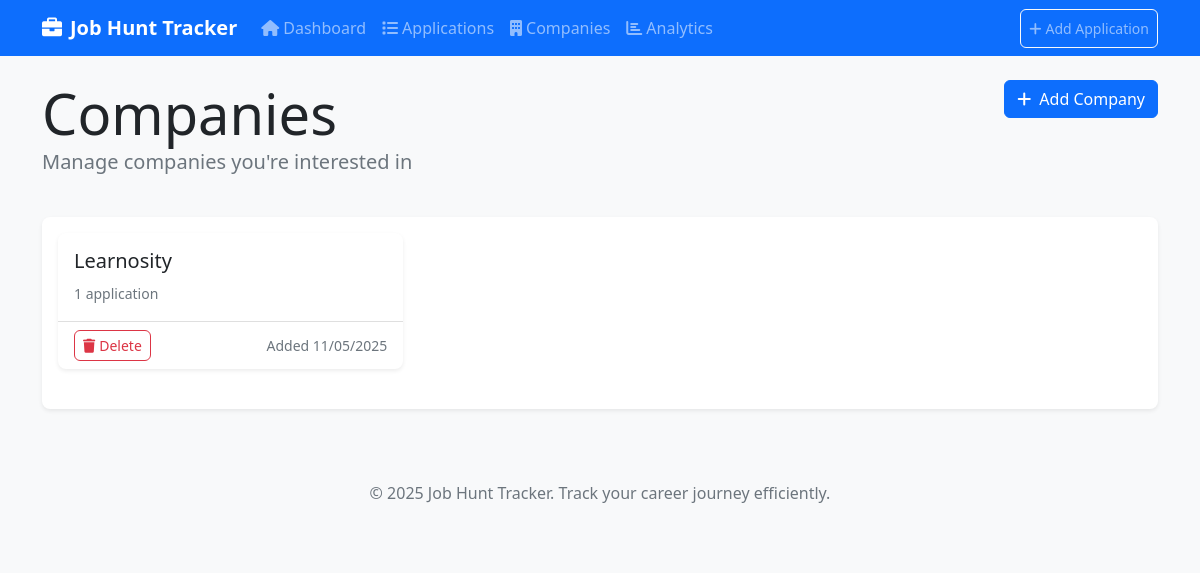
Before: /companies with the older database file.
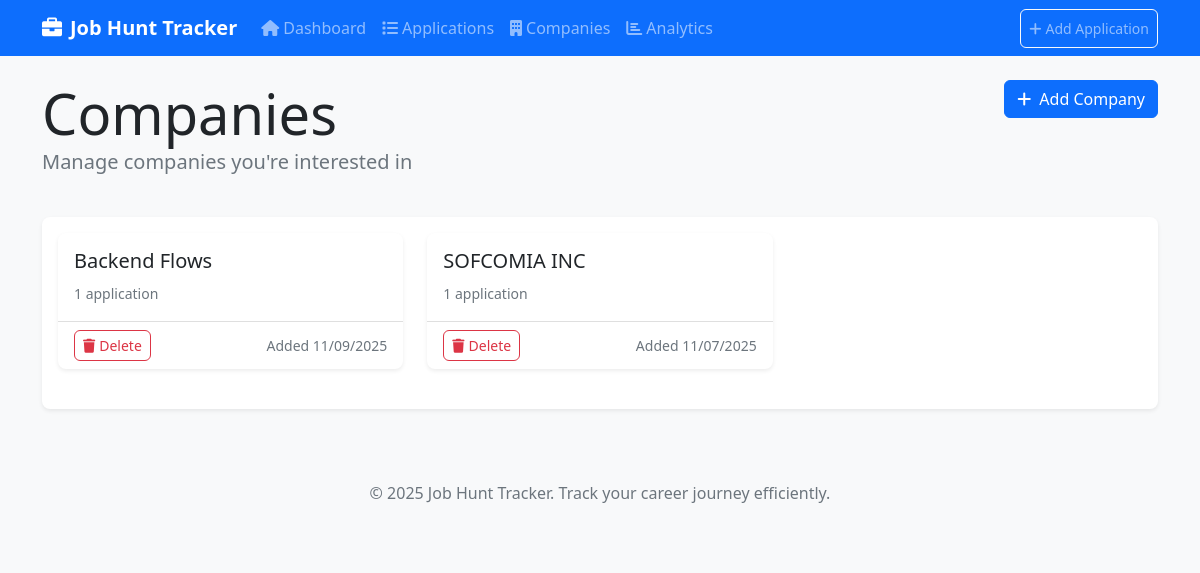
After: the same page with the newer database file.
### app/models.py (models this page shows, shortened)
class Company(db.Model):
    id = db.Column(db.Integer, primary_key=True)
    name = db.Column(db.String(120), nullable=False, unique=True)
    industry = db.Column(db.String(100))
    location = db.Column(db.String(100))
    website = db.Column(db.String(200))
    notes = db.Column(db.Text)
    created_at = db.Column(db.DateTime, default=datetime.utcnow)
    applications = db.relationship('Application', backref='company_ref', lazy=True, cascade='all, delete-orphan')

### app/routes.py (the view)
@main.route('/companies')
def companies():
    companies = Company.query.order_by(Company.name).all()
    return render_template('companies.html', companies=companies)

### app/templates/companies.html (shortened to what this page needs)
{% extends "base.html" %}
{% block content %}
<div class="row mb-4">
    <div class="col">
        <h1 class="display-4 mb-0">Companies</h1>
        <p class="lead text-muted">Manage companies you're interested in</p>
    </div>
    <div class="col-auto">
        <a href="{{ url_for('main.add_company') }}" class="btn btn-primary">
            <i class="fas fa-plus me-2"></i>Add Company
        </a>
    </div>
</div>
<div class="card">
    <div class="card-body">
        {% if companies %}
            <div class="row">
                {% for company in companies %}
                    <div class="col-md-6 col-lg-4 mb-4">
                        <div class="card h-100">
                            <div class="card-body">
                                <h5 class="card-title">{{ company.name }}</h5>
                                <p class="card-text">
                                    <small class="text-muted">
                                        {{ company.applications|length }} application{{ 's' if company.applications|length != 1 else '' }}
                                    </small>
                                </p>
                            </div>
                            <div class="card-footer bg-transparent">
                                <div class="d-flex justify-content-between align-items-center">
                                    <div>
                                        <button class="btn btn-outline-danger btn-sm"
                                                onclick="deleteCompany({{ company.id }}, '{{ company.name }}')">
                                            <i class="fas fa-trash me-1"></i>Delete
                                        </button>
                                    </div>
                                    <small class="text-muted">Added {{ company.created_at.strftime('%m/%d/%Y') }}</small>
                                </div>
                            </div>
                        </div>
                    </div>
                {% endfor %}
            </div>
        {% endif %}
    </div>
</div>
{% endblock %}

Changed rows visible on the page:
removed Company: name "Learnosity", applications|length "1", created_at "11/05/2025"
added Company: name "Backend Flows", applications|length "1", created_at "11/09/2025"
added Company: name "SOFCOMIA INC", applications|length "1", created_at "11/07/2025"
